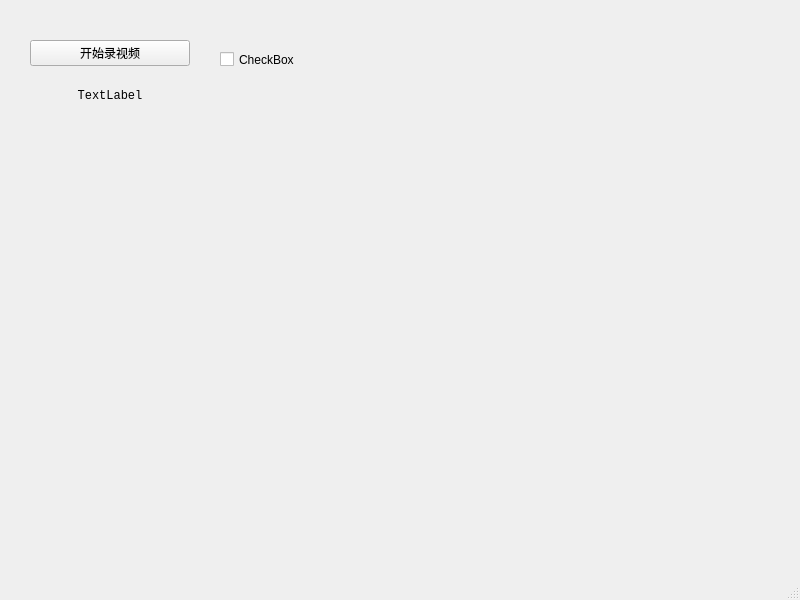
<?xml version="1.0" encoding="UTF-8"?>
<ui version="4.0">
 <class>MainWindow</class>
 <widget class="QMainWindow" name="MainWindow">
  <property name="geometry">
   <rect>
    <x>0</x>
    <y>0</y>
    <width>800</width>
    <height>600</height>
   </rect>
  </property>
  <property name="windowTitle">
   <string>MainWindow</string>
  </property>
  <widget class="QWidget" name="centralwidget">
   <widget class="QCheckBox" name="checkBox">
    <property name="geometry">
     <rect>
      <x>220</x>
      <y>50</y>
      <width>91</width>
      <height>19</height>
     </rect>
    </property>
    <property name="text">
     <string>CheckBox</string>
    </property>
   </widget>
   <widget class="QWidget" name="verticalLayoutWidget">
    <property name="geometry">
     <rect>
      <x>30</x>
      <y>40</y>
      <width>160</width>
      <height>80</height>
     </rect>
    </property>
    <layout class="QVBoxLayout" name="verticalLayout">
     <item>
      <widget class="QPushButton" name="audioButton">
       <property name="text">
        <string>开始录视频</string>
       </property>
      </widget>
     </item>
     <item>
      <widget class="QLabel" name="timeLabel">
       <property name="font">
        <font>
         <family>Courier New</family>
        </font>
       </property>
       <property name="text">
        <string>TextLabel</string>
       </property>
       <property name="alignment">
        <set>Qt::AlignCenter</set>
       </property>
      </widget>
     </item>
    </layout>
   </widget>
  </widget>
  <widget class="QMenuBar" name="menubar">
   <property name="geometry">
    <rect>
     <x>0</x>
     <y>0</y>
     <width>800</width>
     <height>21</height>
    </rect>
   </property>
  </widget>
  <widget class="QStatusBar" name="statusbar"/>
 </widget>
 <resources/>
 <connections/>
</ui>
